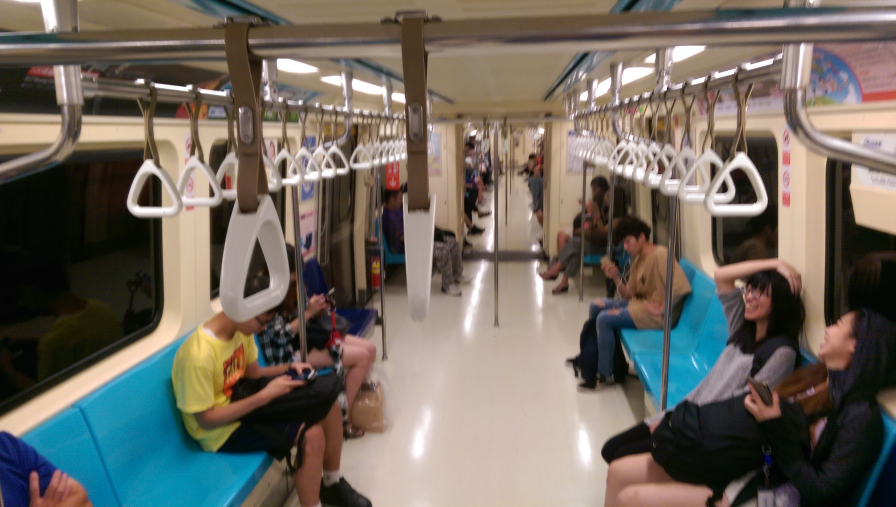
#> input picture 10-IMAG3135.jpg, 2688 x 1520 px (shown at 1/3 size); its folder holds only this picture in this run
$ python wearing_devices.py   (Python 2 division)
#> lines starting #> are read from the running program, lines starting #| are printed output that depends on the picture
from PIL import Image
from PIL import ImageDraw
from PIL import ImageOps
import operator
import time
import os
import sys
import pickle
import numpy as np

sys.setrecursionlimit(10000000)
print sys.getrecursionlimit()

def test_run_time(func):
	def newFunc(*args, **kwargs):
		start = time.time()
		result = func(*args, **kwargs)
		print func.__name__, 'uses', time.time() - start, 'secs'
		return result
	return newFunc

def static_vars(**kwargs):
	def decorate(func):
		for k in kwargs:
			setattr(func, k, kwargs[k])
#> in get_block_size_ls, img is the input picture: PIL image 2688x1520 RGB; mean R, G, B 112, 104.8, 96
#| 10-IMAG3135.jpg is resized from (2688, 1520) to (640, 360)
#> in get_block_size_ls, `img = img.resize((640, 360))`:
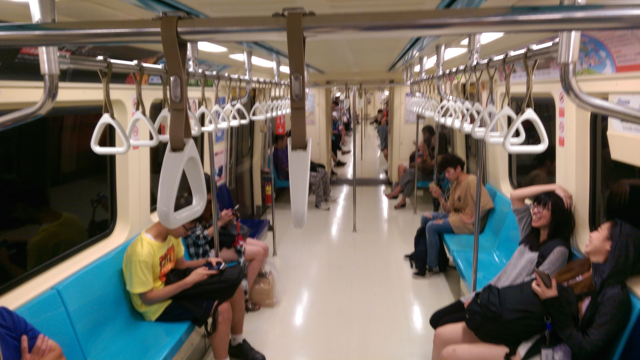
#> img: PIL image 640x360 RGB; mean R, G, B 112, 104.8, 96
		return func
	return decorate


# [59 lines left out: function get_hist_img, not called in this run]

def proportion_resize(img, prop):
	return img.resize((int(img.size[0]*prop), int(img.size[1]*prop)))

def equalize(img):
    h = img.histogram()
#> h = 768 values, max 4834 at index 516, min 0 at index 256, mean 900
    lut = []
    for b in range(0, len(h), 256):
        # step size
        step = reduce(operator.add, h[b:b+256]) / 255
        # create equalization lookup table
        n = 0
        for i in range(256):
            lut.append(n / step)
            n = n + h[i+b]
#> this loop made 3 passes
#> b on passes 2 to 3: 256, 512
#> after the loop, lut = 768 values, max 253 at index 253, min 0 at index 0, mean 149.8
    im = img.point(lut)
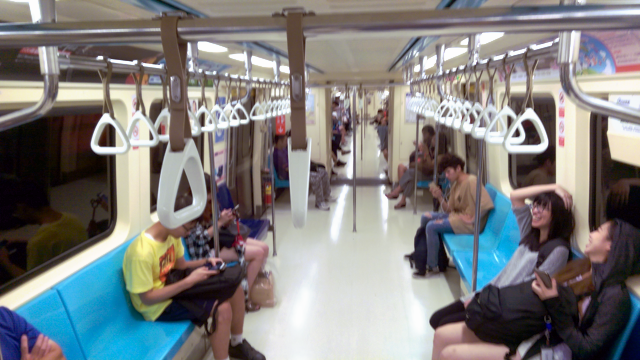
#> im: PIL image 640x360 RGB; mean R, G, B 126.4, 126.4, 126.4
    return im

def posterize(img, level):
#> called with level = 4
	lut = []
	for b in range(0, len(img.histogram()), 256):
		for i in range(level):
			lower = 256*i/level
			upper = 256*(i+1)/level
			lut[lower + b:upper + b] = [(lower + upper)/2]*(upper - lower)
#> after the loop, lut = 768 values, max 224 at index 192, min 32 at index 0, mean 128
	im = img.point(lut)
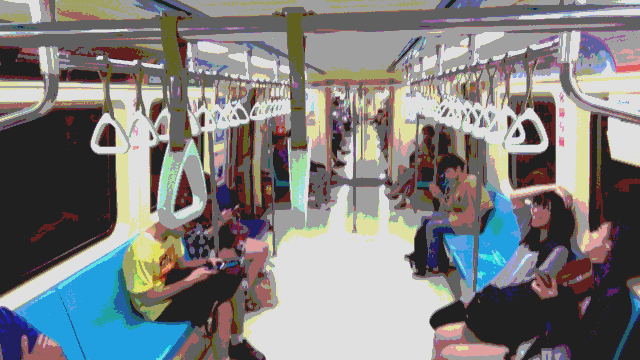
#> im: PIL image 640x360 RGB; mean R, G, B 127.2, 127.4, 127
	return im

@static_vars(pixelStack=[])
def find_same_color(img, pixelTb, x, y, area):
	if pixelTb[y][x]:
		find_same_color.pixelStack.append((x, y))
		while len(find_same_color.pixelStack):
			x, y = find_same_color.pixelStack.pop()
			if pixelTb[y][x]:
				pixelTb[y][x] = 0
				area += 1
				if y + 1 < img.shape[0]:
					if pixelTb[y + 1][x]:
						if img[y + 1][x] == img[y][x]:
							find_same_color.pixelStack.append((x, y + 1))
				if x + 1 < img.shape[1]:
					if pixelTb[y][x + 1]:
						if img[y][x + 1] == img[y][x]:
							find_same_color.pixelStack.append((x + 1, y))
				if y > 0:
					if pixelTb[y - 1][x]:
						if img[y - 1][x] == img[y][x]:
							find_same_color.pixelStack.append((x, y - 1))
				if x > 0:
					if pixelTb[y][x - 1]:
						if img[y][x - 1] == img[y][x]:
							find_same_color.pixelStack.append((x - 1, y))
	return area

# [21 lines left out: function find_same_color2, not called in this run]

@test_run_time
def get_block_size_ls(imagePath, resize=(640, 360), postLv=4):
	img = Image.open(imagePath).convert('RGB')
	if img.size != resize:
		print '%s is resized from %s to %s' %(imagePath, img.size, resize)
		img = img.resize((640, 360))
	imgCorrected = equalize(img)
	imgCa = posterize(imgCorrected, 4)
	imgCaArr = np.empty((resize[1], resize[0]), dtype='uint32')
	for y in range(imgCaArr.shape[0]):
		for x in range(imgCaArr.shape[1]):
			color = imgCa.getpixel((x, y))
			imgCaArr[y][x] = (color[0] << 16) | (color[1] << 8) | (color[2])
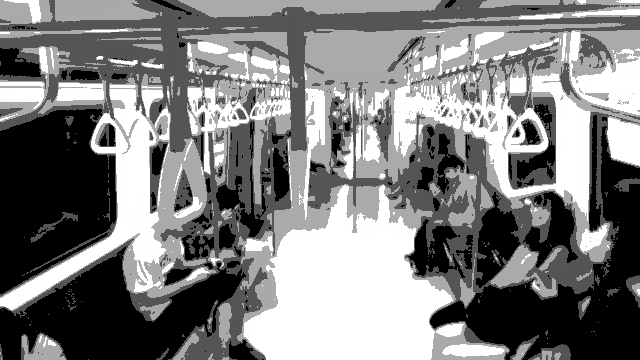
#> imgCaArr: shape (360, 640) uint32; min 2105376, max 14737632, mean 8367166.1; drawn with min black and max white
	sizeLs = []
	pixelTb = np.ones((imgCaArr.shape[0], imgCaArr.shape[1]), dtype='uint8')
	for y in range(imgCaArr.shape[0]):
		for x in range(imgCaArr.shape[1]):
			area = find_same_color(imgCaArr, pixelTb, x, y, 0)
			if area:
				sizeLs.append(area)
#> after the loop, sizeLs = 12895 values, max 20493 at index 7624, min 1 at index 8, mean 17.87
	pixelNum = reduce(operator.add, sizeLs)
#> pixelNum = 230400
	if pixelNum != imgCa.size[0] * imgCa.size[1]:
		print 'pixelNum:', pixelNum
		print 'pixel:', imgCa.size[0] * imgCa.size[1]
		imgCa.show()
		tmpImg = Image.new('1', resize, color=1)
		for y in range(resize[1]):
			for x in range(resize[0]):
				if not pixelTb[y][x]:
					tmpImg.putpixel((x, y), 0)
		tmpImg.show()
		raise Exception('Error in find_same_color()')
	print 'Complete to count the sizes of all blobs'
	return sizeLs

if __name__ == '__main__':
	reWidth = 640
	reHeight = 360
	postLv = 4
	for file in os.listdir('.'):
		if not os.path.isfile(file):
			continue
		fn, extFn = os.path.splitext(file)
		if extFn != '.p' and extFn != '.py':
			imagePath = file
			sizeLs = get_block_size_ls(imagePath, (reWidth, reHeight), postLv)
#> in newFunc, `result = func(*args, **kwargs)`: result has the same summary as sizeLs in get_block_size_ls
			with open('%s-%s_%s-%s.p' %(os.path.splitext(imagePath)[0], reWidth, reHeight, postLv), 'wb') as fd:
				pickle.dump(sizeLs, fd)
			print 'Successfully dump the list of sizes of color blocks.'
			print
# [9 lines of commented-out code are left out]
